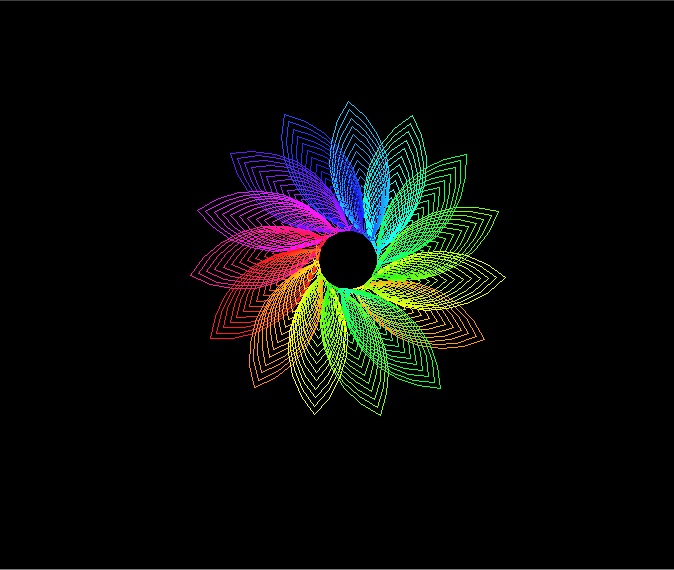

Write Python code to recreate this figure.
from turtle import *
import colorsys

speed(0)
bgcolor("black")
h=0

for i in range(16):
    for j in range(18):
        c=colorsys.hsv_to_rgb(h,0.9,1)
        color(c)
        h+=0.005
        rt(90)
        circle(100-j*6,90)
        lt(90)
        circle(100-j*6,90)
        rt(180)
    circle(40,24)

done()
